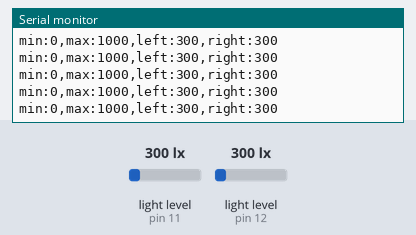
A sketch run on a simulated Arduino Uno, built with avr-gcc and run on an emulated ATmega328P. On the bench: the last lines printed to the serial monitor. The inputs (shaded band) are chosen by the test bench; at power-on: light level (sensors on pin 11, pin 12) 300 lx.

Above: at 1.2 s.
1.3 s: light level (sensor on pin 11) set to 40 lx
At 1.32 s:
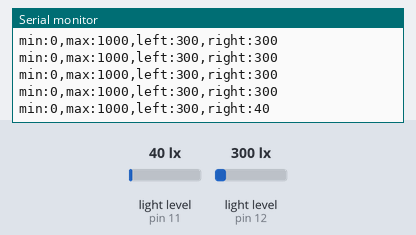
2.8 s: light level (sensor on pin 12) set to 40 lx
At 2.83 s:
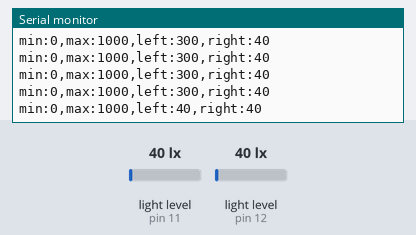
4.3 s: light level (sensor on pin 11) set to 500 lx
At 4.34 s:
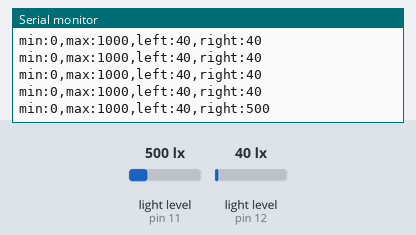
5.8 s: light level (sensor on pin 12) set to 500 lx
At 5.85 s:
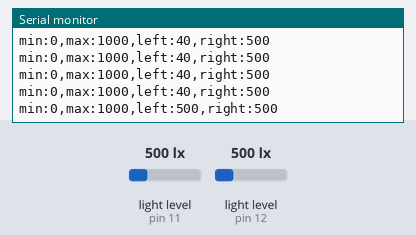
Timing chart, 0 to 8.3 s (numbered marks = the images above; inputs shaded):
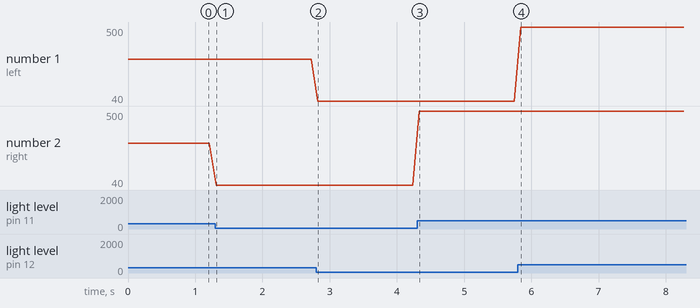

Measured:
- after the input at 1.3 s, the serial monitor: prints a new line at once (image 1)
- after the input at 2.8 s, the serial monitor: prints a new line at once (image 2)
- after the input at 4.3 s, the serial monitor: prints a new line at once (image 3)
- after the input at 5.8 s, the serial monitor: prints a new line after 0.05 s (image 4)
- plotted number 2: 300 → 40 after the input at 1.3 s, 40 → 500 after the input at 4.3 s

The sketch:

LightSensorTest.ino
```cpp
/*! Test für die Lichtsensoren */
#include <MeAuriga.h>

MeLightSensor lightSensorRight(PORT_11); // Der Sensor neben Port 2
MeLightSensor lightSensorLeft(PORT_12);  // Der Sensor neben Port 9

void setup() {
  Serial.begin(115200);
}


void loop() {
  // Lichtsensoren auslesen
  int right = lightSensorRight.read();
  int left = lightSensorLeft.read();

  // Werte via serieller Verbindung an PC senden
  Serial.print("min:0,max:1000,");
  Serial.print("left:");
  Serial.print(left);
  Serial.print(",right:");
  Serial.println(right);
  // alle 50 ms
  delay(100);
}
```
